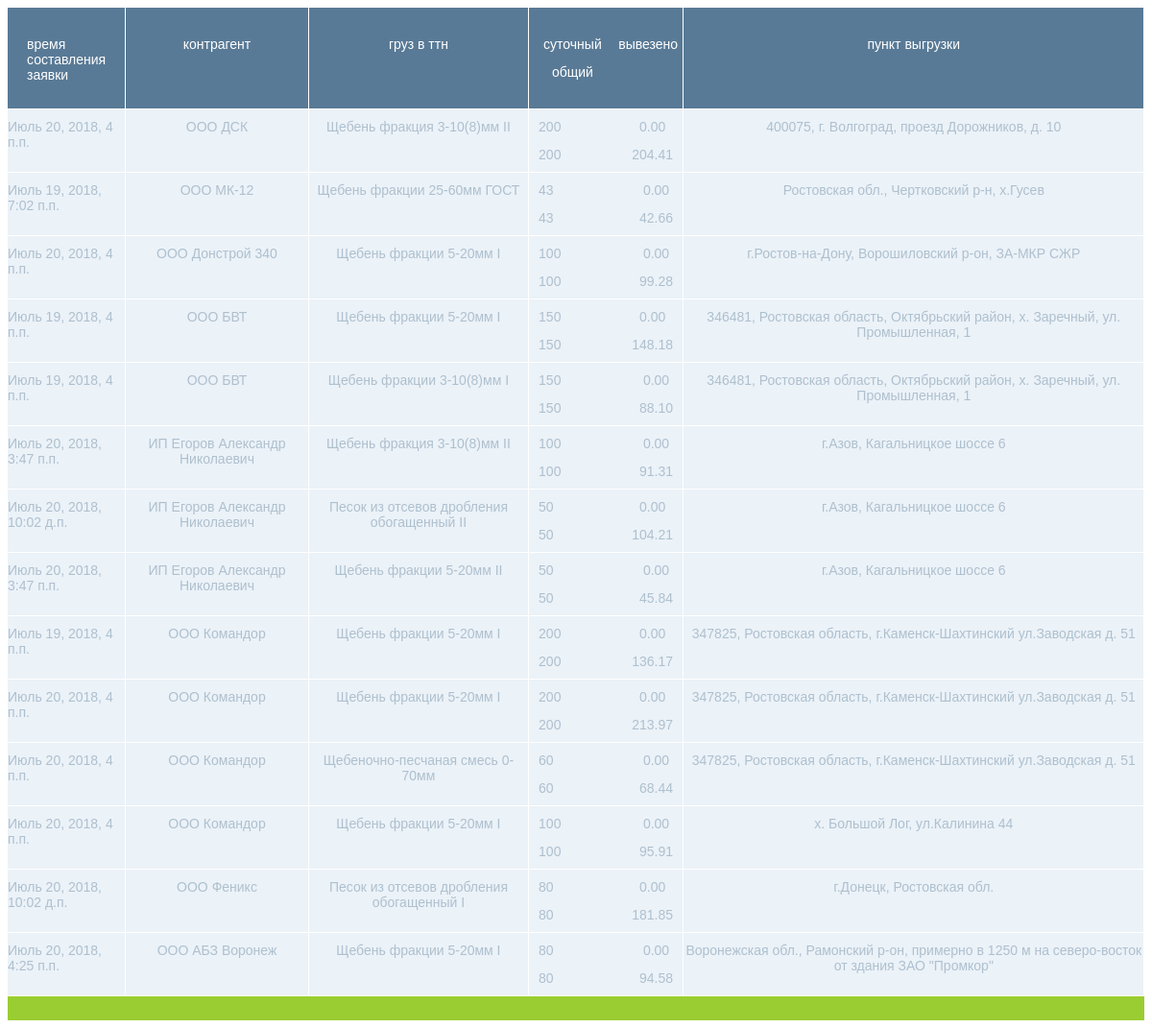
Page /list_hide_tasks (signed in) on the earlier database version.
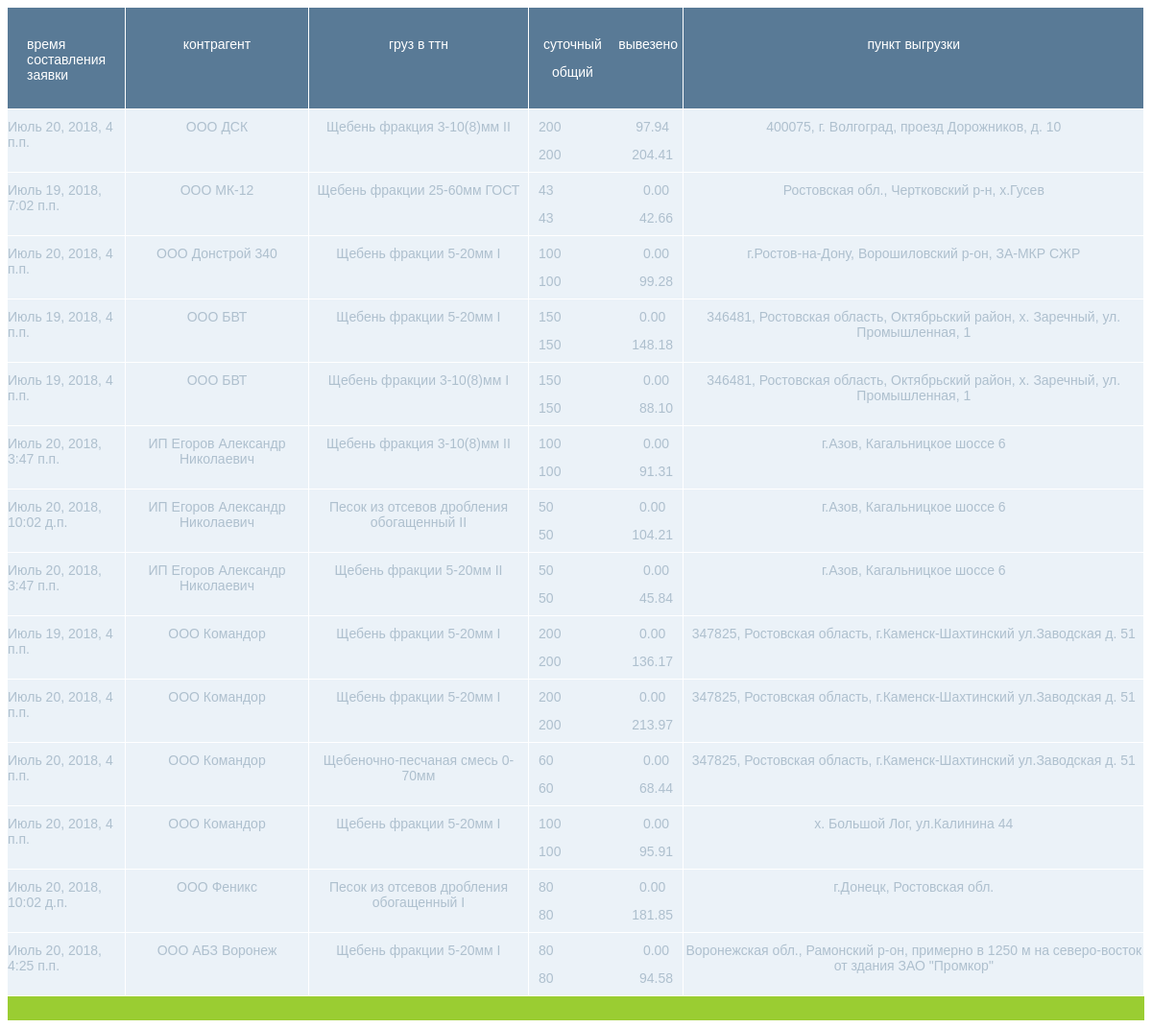
Same page on the later database version.
### naryad/models.py (models this page shows, shortened)
class Task(models.Model):
    date = models.DateTimeField(verbose_name='дата формирования задания')
    contractor = models.ForeignKey('Contractor', on_delete=models.CASCADE, verbose_name='контрагент')
    consignee = models.ForeignKey('Consignee', on_delete=models.CASCADE, verbose_name='грузополучатель')
    employer = models.ForeignKey('Employer', on_delete=models.CASCADE, verbose_name='заказчик')
    consignor = models.ForeignKey('Consignor', on_delete=models.CASCADE, verbose_name='грузоотправитель')
    destination = models.ForeignKey('Destination', on_delete=models.CASCADE, verbose_name='пункт назначения')
    place = models.ForeignKey('Place', on_delete=models.SET_NULL, null=True, blank=True, verbose_name='место погрузки')
    total_plan = models.SmallIntegerField(verbose_name='общий объем', null=True)
    daily_plan = models.SmallIntegerField(verbose_name='суточный объем', null=True)
    TASK_STATUS = (
        ('1', 'черновик'),
        ('2', 'к выполнению'),
        ('3', 'выполнено'),
    )
    shipped = models.DecimalField(max_digits=7, decimal_places=2, verbose_name='отгружено по заданию', default=0)
    daily_shipped = models.DecimalField(max_digits=7, decimal_places=2, verbose_name='отгружено по заданию за утки', default=0)
    price = models.SmallIntegerField(verbose_name='цена', null=True)
    status = models.CharField(max_length=1, choices=TASK_STATUS, default=1, help_text='статус задания')
    author = models.ForeignKey('auth.User', on_delete=models.CASCADE, null=True)
    rubble = models.ForeignKey('Rubble', on_delete=models.CASCADE, verbose_name='выписываемый материал')
    hours = models.CharField(max_length=20, verbose_name='Часы приема', null=True)
    comments = models.CharField(max_length=200, verbose_name='Комментарий', null=True, blank=True)
    cars_on_loading = models.SmallIntegerField(default=0, verbose_name='машины в заводе')
    contact = models.CharField(max_length=200, verbose_name='Контакт', null=True, blank=True)
    cargo_type = models.ForeignKey('RubbleRoot', on_delete=models.SET_NULL, null=True, blank=True, verbose_name='фактический груз')
    cargo_quality = models.ForeignKey('RubbleQuality', on_delete=models.SET_NULL, null=True, blank=True, verbose_name="качество груза")
    to_finish_total_plan = models.DecimalField(max_digits=7, decimal_places=2, verbose_name='остаток до полного выполнения', default=0)
    to_finish_daily_plan = models.DecimalField(max_digits=7, decimal_places=2,
                                               verbose_name='остаток до суточного выполнения', default=0)

class Organization(models.Model):
    name = models.CharField(max_length=100, verbose_name='название', null=True, blank=True)
    wesy_id = models.SmallIntegerField()
    def __str__(self):
        return str(self.name)
    class Meta:
        abstract = True

class Contractor(Organization):
    pass

class Rubble(models.Model):
    name = models.CharField(max_length=100, verbose_name='наименование груза', null=True, blank=True)
    wesy_id = models.SmallIntegerField()
    visible = models.CharField(max_length=1, verbose_name='наименование груза', default=1)
    def __str__(self):
        return str(self.name)

class Destination(models.Model):
    name = models.CharField(max_length=200, verbose_name='пункт разгрузки', null=True, blank=True, unique=True)
    wesy_id = models.SmallIntegerField()
    def __str__(self):
        return str(self.name)

### naryad/views.py (the view)
# urls.py: path('list_hide_tasks', views.show_hide_tasks, name='show_hide_tasks'),
@login_required
def show_hide_tasks(request):
    if request.method == 'GET':
        tasks = Task.objects.filter(status__in=['1', '3']).order_by('status', 'contractor')
        dostavka = tasks.filter(employer=Employer.objects.get(name='ООО Машпром'))
        samovyvoz = tasks.exclude(employer=Employer.objects.get(name='ООО Машпром'))
        return render(request, 'naryad/list_hide_tasks.html', {'dostavka': dostavka, 'samovyvoz': samovyvoz})

### templates/naryad/list_hide_tasks.html (shortened to what this page needs)
{% extends "base_generic.html" %}
{% block content %}
        <div class="table">
            <a class="h_table" href="#">
                <div>время составления заявки</div>
                <div>контрагент</div>
                <div>груз в ттн</div>
                <div class="weights">
                    <div>
                            <div class="plan">
                                <div>суточный</div>
                                <div>общий</div>
                            </div>
                            <div class="otgruz">
                                <div>вывезено</div>
                            </div>
                    </div>
                </div>
                <div>пункт выгрузки</div>
            </a>
            {% for task in dostavka %}
            <a href="#" {% if task.status == '3' %} class="done" {% elif task.status == '3' %} class="not_redy" {% endif %} onclick=showModal("{{ task.id }}")>
                <div>{{ task.date }}</div>
                <div>{{ task.contractor }}</div>
                <div>{{ task.rubble }}</div>
                <div {% if task.status == '2' %}
                          {% if task.to_finish_total_plan < 10 %}
                                class="weights alert_5"
                          {% elif task.to_finish_total_plan < 20 %}
                                class="weights alert_4"
                          {% elif task.to_finish_total_plan < 30 %}
                                class="weights alert_3"
                          {% elif task.to_finish_total_plan < 40 %}
                                class="weights alert_2"
                          {% elif task.to_finish_total_plan < 50 %}
                                class="weights alert_1"
                          {% else %} class="weights" {% endif %}
                      {% else %} class="weights" {% endif %}>
                    <div>
                            <div class="plan">
                                <div >
                                     {{ task.daily_plan }}</div>
                                <div>{{ task.total_plan }}</div>
                            </div>
                            <div class="otgruz">
                                <div>{{ task.daily_shipped}}</div>
                                <div>{{ task.shipped }}{% if task.cars_on_loading %}({{ task.cars_on_loading }}){% endif %}</div>
                            </div>
                    </div>
                </div>
                <div>{{ task.destination }}</div>
            </a>
            {% endfor %}
            <a>
                {% for _ in '123456' %}
             <div id="hr" style="border: none; height: 25px; background-color: yellowgreen; text-align: center; font-size: large;"></div>
                {% endfor %}
            </a>
{% endblock %}

Differences in the rows shown:
changed Task "ООО ДСК": daily_shipped "0.00" → "97.94"
